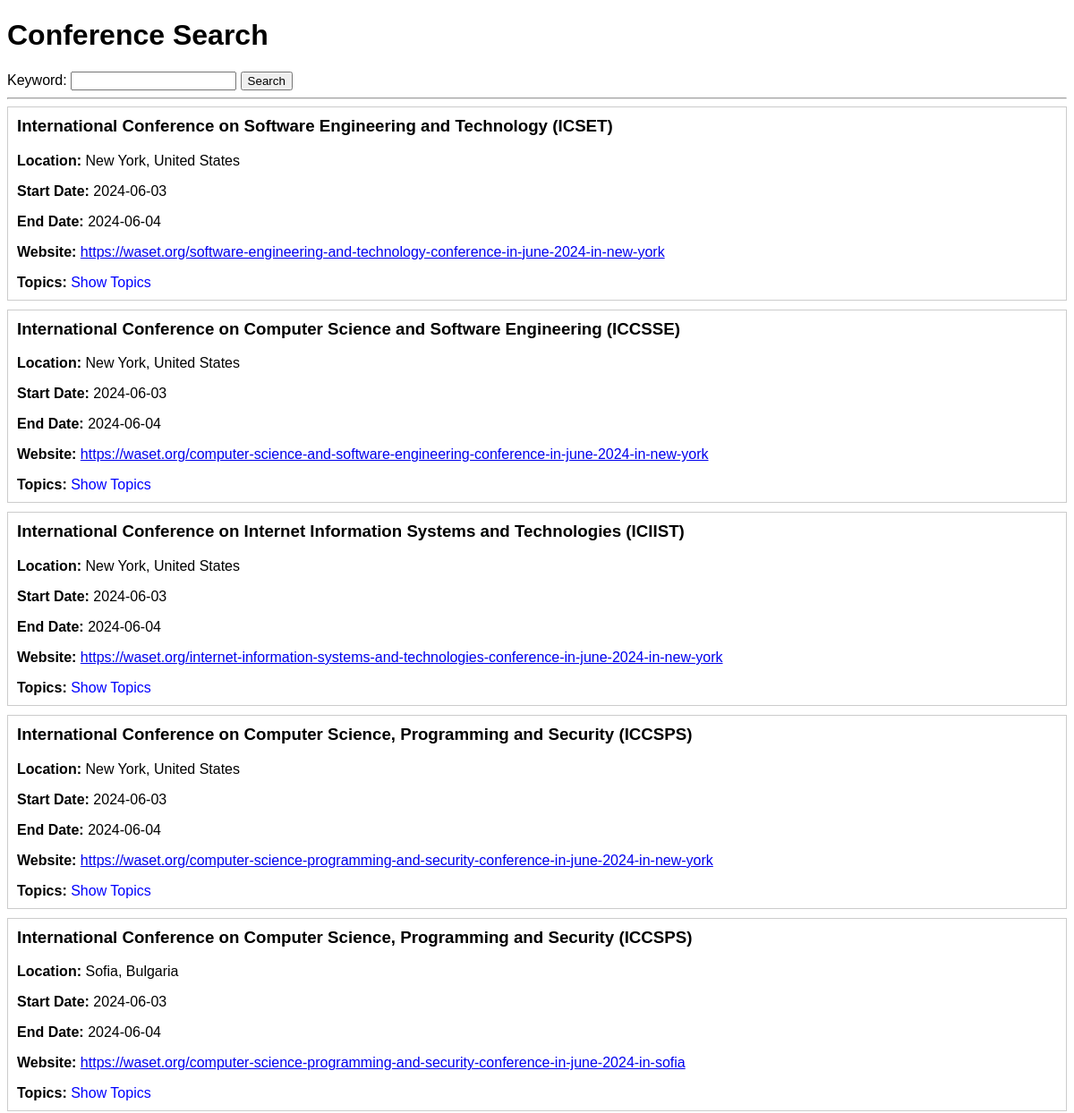
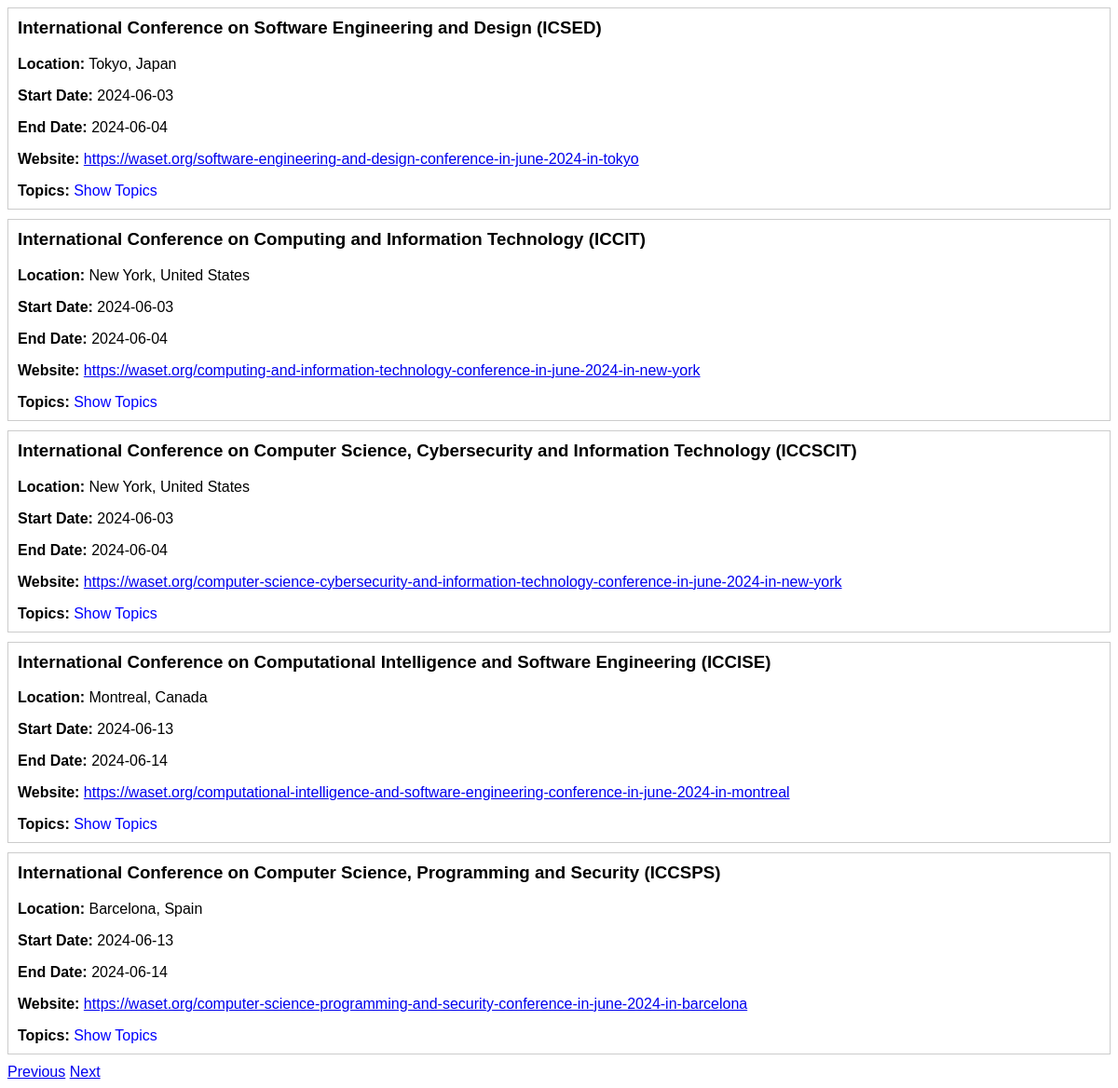
Screenshot of /?page=4&keyword= with the database file from the repository (2 pictures, top to bottom).
### app.py (models this page shows)
class Conference(db.Model):
    id = db.Column(db.Integer, primary_key=True)
    name = db.Column(db.String(100), nullable=False)
    location = db.Column(db.String(100), nullable=False)
    start_date = db.Column(db.Date, nullable=False)
    end_date = db.Column(db.Date, nullable=False)
    website = db.Column(db.String(100), nullable=False)
    description = db.Column(db.Text, nullable=True)
    topics = db.relationship('Topic', secondary=ConferenceTopic.__tablename__, backref='Conference')

### app.py (the view)
@app.route('/', methods=['GET'])
def index():
    keyword = request.args.get('keyword', '')
    page = request.args.get('page', 1, type=int)
    per_page = 10
    query = Conference.query.join(ConferenceTopic).join(Topic)
    if keyword:
        query = query.filter(db.or_(
            Conference.name.ilike(f'%{keyword}%'),
            Conference.description.ilike(f'%{keyword}%'),
            Topic.name.ilike(f'%{keyword}%')
        ))
    filtered_conferences = query.distinct().paginate(page=page, per_page=per_page)
    return render_template('index.html', conferences=filtered_conferences)

### templates/index.html (shortened to what this page needs)
<!DOCTYPE html>
<html lang="en">
<head>
</head>
<body>
    <h1>Conference Search</h1>
    <form action="/" method="GET">
        <label for="keyword">Keyword:</label>
        <input type="text" id="keyword" name="keyword" value="{{ request.args.get('keyword', '') }}">
        <button type="submit">Search</button>
    </form>
    <hr>
    {% for conference in conferences.items %}
        <div class="conference">
            <h3>{{ conference.name }}</h3>
            <p><strong>Location:</strong> {{ conference.location }}</p>
            <p><strong>Start Date:</strong> {{ conference.start_date }}</p>
            <p><strong>End Date:</strong> {{ conference.end_date }}</p>
            <p><strong>Website:</strong> <a href="{{ conference.website }}" target="_blank">{{ conference.website }}</a></p>
            <div class="topics">
                <strong>Topics:</strong>
                <span class="show-topics" onclick="toggleTopics(this)">Show Topics</span>
            </div>
        </div>
    {% endfor %}
    <div class="pagination">
        {% if conferences.has_prev %}
            <a href="?page={{ conferences.prev_num }}&keyword={{ request.args.get('keyword', '') }}">Previous</a>
        {% endif %}
        {% if conferences.has_next %}
            <a href="?page={{ conferences.next_num }}&keyword={{ request.args.get('keyword', '') }}">Next</a>
        {% endif %}
    </div>
</body>
</html>

### templates/index.html (style rules this page uses)
body { font-family: Arial, sans-serif; }
.conference { border: 1px solid #ccc; margin-bottom: 10px; padding: 10px; }
.conference h3 { margin-top: 0; }
.topics { margin-top: 5px; }
.show-topics { cursor: pointer; color: blue; }

### rows the page displays
Conference: name "International Conference on Software Engineering and Technology (ICSET)", location "New York, United States", start_date "2024-06-03", end_date "2024-06-04", website "https://waset.org/software-engineering-and-technology-conference-in-june-2024-in-new-york"
Conference: name "International Conference on Computer Science and Software Engineering (ICCSSE)", location "New York, United States", start_date "2024-06-03", end_date "2024-06-04", website "https://waset.org/computer-science-and-software-engineering-conference-in-june-2024-in-new-york"
Conference: name "International Conference on Internet Information Systems and Technologies (ICIIST)", location "New York, United States", start_date "2024-06-03", end_date "2024-06-04", website "https://waset.org/internet-information-systems-and-technologies-conference-in-june-2024-in-new-york"
Conference: name "International Conference on Computer Science, Programming and Security (ICCSPS)", location "New York, United States", start_date "2024-06-03", end_date "2024-06-04", website "https://waset.org/computer-science-programming-and-security-conference-in-june-2024-in-new-york"
Conference: name "International Conference on Computer Science, Programming and Security (ICCSPS)", location "Sofia, Bulgaria", start_date "2024-06-03", end_date "2024-06-04", website "https://waset.org/computer-science-programming-and-security-conference-in-june-2024-in-sofia"
Conference: name "International Conference on Software Engineering and Design (ICSED)", location "Tokyo, Japan", start_date "2024-06-03", end_date "2024-06-04", website "https://waset.org/software-engineering-and-design-conference-in-june-2024-in-tokyo"
Conference: name "International Conference on Computing and Information Technology (ICCIT)", location "New York, United States", start_date "2024-06-03", end_date "2024-06-04", website "https://waset.org/computing-and-information-technology-conference-in-june-2024-in-new-york"
Conference: name "International Conference on Computer Science, Cybersecurity and Information Technology (ICCSCIT)", location "New York, United States", start_date "2024-06-03", end_date "2024-06-04", website "https://waset.org/computer-science-cybersecurity-and-information-technology-conference-in-june-2024-in-new-york"
Conference: name "International Conference on Computational Intelligence and Software Engineering (ICCISE)", location "Montreal, Canada", start_date "2024-06-13", end_date "2024-06-14", website "https://waset.org/computational-intelligence-and-software-engineering-conference-in-june-2024-in-montreal"
Conference: name "International Conference on Computer Science, Programming and Security (ICCSPS)", location "Barcelona, Spain", start_date "2024-06-13", end_date "2024-06-14", website "https://waset.org/computer-science-programming-and-security-conference-in-june-2024-in-barcelona"
